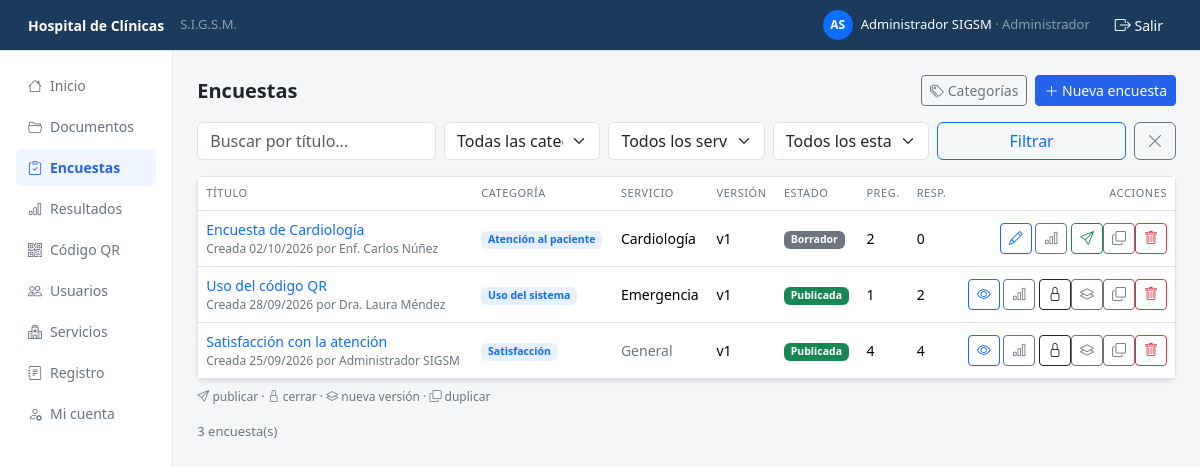
The app's page /presentacion/encuestas.php (signed in) with its own data.
### tables this page shows
CREATE TABLE encuesta (
    id             INT AUTO_INCREMENT PRIMARY KEY,
    titulo         VARCHAR(120) NOT NULL,
    descripcion    VARCHAR(300) NULL,
    estado         ENUM('borrador','publicada','cerrada') NOT NULL DEFAULT 'borrador',
    version        INT NOT NULL DEFAULT 1,
    fecha_creacion DATETIME NOT NULL,
    activo         TINYINT(1) NOT NULL DEFAULT 1,
    id_categoria   INT NULL,                   
    id_categoria_encuesta INT NULL,            
    id_origen      INT NULL,
    id_usuario     INT NOT NULL,               
    FOREIGN KEY (id_categoria) REFERENCES categoria(id),
    FOREIGN KEY (id_categoria_encuesta) REFERENCES categoria_encuesta(id),
    FOREIGN KEY (id_origen)    REFERENCES encuesta(id),
    FOREIGN KEY (id_usuario)   REFERENCES usuario(id)
);

CREATE TABLE usuario (
    id          INT AUTO_INCREMENT PRIMARY KEY,
    nombre      VARCHAR(80)  NOT NULL,
    email       VARCHAR(100) NOT NULL UNIQUE,
    contrasenia VARCHAR(255) NOT NULL,
    rol         ENUM('admin','medico','enfermera') NOT NULL DEFAULT 'enfermera',
    activo      TINYINT(1)   NOT NULL DEFAULT 1
);

CREATE TABLE categoria_encuesta (
    id     INT AUTO_INCREMENT PRIMARY KEY,
    nombre VARCHAR(60) NOT NULL UNIQUE,        
    activo TINYINT(1) NOT NULL DEFAULT 1
);

CREATE TABLE categoria (
    id     INT AUTO_INCREMENT PRIMARY KEY,
    nombre VARCHAR(80) NOT NULL UNIQUE,
    activo TINYINT(1) NOT NULL DEFAULT 1
);

### negocio/sesion.php (called while the page is built, shortened)
<?php
function hayUsuarioLogueado() {
    return isset($_SESSION['usuario']);
}
function esAdmin() {
    return hayUsuarioLogueado() && $_SESSION['usuario']['rol'] === 'admin';
}
function e($texto) {
    return htmlspecialchars((string) $texto, ENT_QUOTES, 'UTF-8');
}

### negocio/ayudas.php (called while the page is built, shortened)
<?php
function paginar($total, $porPagina, $paginaPedida) {
    $paginas = max(1, (int) ceil($total / $porPagina));
    $pagina  = min(max(1, (int) $paginaPedida), $paginas);
    return [
        'pagina'         => $pagina,
        'paginas'        => $paginas,
        'por_pagina'     => $porPagina,
        'desplazamiento' => ($pagina - 1) * $porPagina,
        'total'          => $total,
    ];
}
function enteroPositivo($valor) {
    return (is_string($valor) && ctype_digit($valor)) ? (int) $valor : 0;
}

### datos/Encuesta.php (called while the page is built, shortened)
<?php
class Encuesta {
    private $pdo;
    public function __construct($pdo) {
        $this->pdo = $pdo;
    }
    private function consultaBase() {
        return "SELECT e.id, e.titulo, e.descripcion, e.estado, e.version, e.fecha_creacion,
                       e.id_categoria, e.id_categoria_encuesta, e.id_origen, e.id_usuario,
                       c.nombre AS servicio, c.activo AS servicio_activo,
                       ce.nombre AS categoria_encuesta, ce.activo AS categoria_encuesta_activa,
                       u.nombre AS autor,
                       (SELECT COUNT(*) FROM pregunta p WHERE p.id_encuesta = e.id) AS preguntas,
                       (SELECT COUNT(*) FROM envio v WHERE v.id_encuesta = e.id) AS envios
                FROM encuesta e
                LEFT JOIN categoria c ON c.id = e.id_categoria
                LEFT JOIN categoria_encuesta ce ON ce.id = e.id_categoria_encuesta
                JOIN usuario u ON u.id = e.id_usuario
                WHERE e.activo = 1";
    }
    private function filtros($buscar, $idCategoria, $estado, $idTipo = '') {
        $sql = '';
        $valores = [];
        return [$sql, $valores];
    }
    public function listarPanel($buscar, $idCategoria, $estado, $limite, $desplazamiento, $idTipo = '') {
        list($condiciones, $valores) = $this->filtros($buscar, $idCategoria, $estado, $idTipo);
        $stmt = $this->pdo->prepare(
            $this->consultaBase() . $condiciones
            . " ORDER BY e.id DESC LIMIT " . (int) $limite . " OFFSET " . (int) $desplazamiento
        );
        $stmt->execute($valores);
        return $stmt->fetchAll();
    }
    public function contarPanel($buscar, $idCategoria, $estado, $idTipo = '') {
        list($condiciones, $valores) = $this->filtros($buscar, $idCategoria, $estado, $idTipo);
        $stmt = $this->pdo->prepare("SELECT COUNT(*) FROM encuesta e WHERE e.activo = 1" . $condiciones);
        $stmt->execute($valores);
        return (int) $stmt->fetchColumn();
    }
}

### presentacion/encuestas.php (the view, shortened to what this page needs)
<?php
require_once __DIR__ . '/_vista.php';
require_once __DIR__ . '/../datos/conexion.php';
require_once __DIR__ . '/../datos/Encuesta.php';
$buscar = trim($_GET['q'] ?? '');
$servicioPedido = $_GET['servicio'] ?? '';
$idCat = $servicioPedido === 'general' ? 'general' : (enteroPositivo($servicioPedido) ? (string) enteroPositivo($servicioPedido) : '');
$estado = in_array($_GET['estado'] ?? '', ['borrador', 'publicada', 'cerrada'], true) ? $_GET['estado'] : '';
$categoriaPedida = $_GET['categoria'] ?? '';
$idTipo = $categoriaPedida === 'sin' ? 'sin' : (enteroPositivo($categoriaPedida) ? (string) enteroPositivo($categoriaPedida) : '');
$encuestas = []; $servicios = []; $categoriasEnc = [];
$p = paginar(0, POR_PAGINA, 1);
try {
    $pdo = (new Conexion())->getConexion();
    $modelo = new Encuesta($pdo);
    $p = paginar($modelo->contarPanel($buscar, $idCat, $estado, $idTipo), POR_PAGINA, $_GET['pagina'] ?? 1);
    $encuestas = $modelo->listarPanel($buscar, $idCat, $estado, $p['por_pagina'], $p['desplazamiento'], $idTipo);
} catch (PDOException $e) {
    error_log('Error al listar encuestas: ' . $e->getMessage());
    guardarMensaje('No se pudieron leer las encuestas.', 'danger');
}
require __DIR__ . '/_cabecera.php';
?>
<div class="d-flex flex-wrap justify-content-between align-items-center gap-2 mb-3">
    <h5 class="fw-semibold mb-0">Encuestas</h5>
    <div class="d-flex gap-2">
        <a href="categorias_encuesta.php" class="btn btn-outline-secondary btn-sm"><i class="bi bi-tags"></i> Categorías</a>
        <button class="btn btn-hc btn-sm" data-bs-toggle="modal" data-bs-target="#modalEncuesta"><i class="bi bi-plus-lg"></i> Nueva encuesta</button>
    </div>
</div>
<form method="GET" class="row g-2 mb-3">
    <div class="col-12 col-md-3"><input type="search" name="q" value="<?= e($buscar) ?>" class="form-control" placeholder="Buscar por título..." maxlength="100"></div>
    <div class="col-6 col-md-2">
        <select name="categoria" class="form-select">
            <option value="">Todas las categorías</option>
        </select>
    </div>
    <div class="col-6 col-md-2">
        <select name="servicio" class="form-select">
            <option value="">Todos los servicios</option>
        </select>
    </div>
    <div class="col-6 col-md-2">
        <select name="estado" class="form-select">
            <option value="">Todos los estados</option>
        </select>
    </div>
    <div class="col-12 col-md-3 d-flex gap-2">
        <button class="btn btn-outline-primary flex-fill">Filtrar</button>
        <a href="encuestas.php" class="btn btn-outline-secondary" title="Limpiar"><i class="bi bi-x-lg"></i></a>
    </div>
</form>
<div class="card border shadow-sm"><div class="table-responsive">
<table class="table table-hover mb-0">
    <thead><tr><th>Título</th><th>Categoría</th><th>Servicio</th><th>Versión</th><th>Estado</th><th class="d-none d-md-table-cell">Preg.</th><th class="d-none d-md-table-cell">Resp.</th><th class="text-end">Acciones</th></tr></thead>
    <tbody>
    <?php foreach ($encuestas as $en): ?>
        <tr>
            <td><a href="encuesta_editar.php?id=<?= (int) $en['id'] ?>" class="text-decoration-none fw-medium"><?= e($en['titulo']) ?></a>
                <div class="text-secondary" style="font-size:12px;">Creada <?= e(date('d/m/Y', strtotime($en['fecha_creacion']))) ?> por <?= e($en['autor']) ?></div></td>
            <td><?= $en['categoria_encuesta'] ? '<span class="badge bg-primary bg-opacity-10 text-primary">' . e($en['categoria_encuesta']) . '</span>' : '<span class="text-secondary">—</span>' ?></td>
            <td><?= $en['servicio'] ? e($en['servicio']) . (!$en['servicio_activo'] ? ' <span class="badge bg-warning text-dark">de baja</span>' : '') : '<span class="text-secondary">General</span>' ?></td>
            <td>v<?= (int) $en['version'] ?></td>
            <td><?= etiquetaEstado($en['estado']) ?></td>
            <td class="d-none d-md-table-cell"><?= (int) $en['preguntas'] ?></td>
            <td class="d-none d-md-table-cell"><?= (int) $en['envios'] ?></td>
            <td class="text-end text-nowrap">
                <a class="btn btn-sm btn-outline-primary" href="encuesta_editar.php?id=<?= (int) $en['id'] ?>" title="<?= $en['estado'] === 'borrador' ? 'Editar' : 'Ver' ?>"><i class="bi bi-<?= $en['estado'] === 'borrador' ? 'pencil' : 'eye' ?>"></i></a>
                <a class="btn btn-sm btn-outline-secondary" href="resultados.php?encuesta=<?= (int) $en['id'] ?>" title="Resultados"><i class="bi bi-bar-chart"></i></a>
                <?php
                $id = $en['id'];
                if ($en['estado'] === 'borrador') {
                    botonPost('../negocio/cambiar_estado_encuesta.php', ['id' => $id, 'accion' => 'publicar'], '<i class="bi bi-send"></i>', 'btn btn-sm btn-outline-success', '¿Publicar la encuesta? Desde ese momento no se podrán cambiar sus preguntas.');
                } elseif ($en['estado'] === 'publicada') {
                    botonPost('../negocio/cambiar_estado_encuesta.php', ['id' => $id, 'accion' => 'cerrar'], '<i class="bi bi-lock"></i>', 'btn btn-sm btn-outline-dark', '¿Cerrar la encuesta? Ya no recibirá respuestas.');
                }
                if ($en['estado'] !== 'borrador') {
                    botonPost('../negocio/duplicar_encuesta.php', ['id' => $id, 'modo' => 'version'], '<i class="bi bi-layers"></i>', 'btn btn-sm btn-outline-secondary', 'Se creará una nueva versión en borrador para poder modificarla. ¿Continuar?');
                }
                if (esAdmin()) {
                    botonPost('../negocio/eliminar_encuesta.php', ['id' => $id], '<i class="bi bi-trash"></i>', 'btn btn-sm btn-outline-danger', '¿Eliminar la encuesta "' . $en['titulo'] . '"? Sus respuestas se conservan.');
                }
                ?>
            </td>
        </tr>
    <?php endforeach; ?>
    </tbody>
</table></div></div>
<p class="text-secondary mt-2 mb-3" style="font-size:12px;"><i class="bi bi-send"></i> publicar · <i class="bi bi-lock"></i> cerrar · <i class="bi bi-layers"></i> nueva versión · <i class="bi bi-copy"></i> duplicar</p>
<div class="d-flex flex-column flex-sm-row justify-content-between align-items-center gap-2">
    <span class="text-secondary" style="font-size:13px;"><?= (int) $p['total'] ?> encuesta(s)</span>
</div>
<?php
require __DIR__ . '/_pie.php'; ?>

### presentacion/_vista.php (shortened to what this page needs)
<?php
require_once __DIR__ . '/../negocio/sesion.php';
require_once __DIR__ . '/../negocio/ayudas.php';
function botonPost($url, $campos, $texto, $clase = 'btn btn-sm btn-outline-secondary', $confirmacion = '') {
    $onsubmit = $confirmacion !== '' ? ' onsubmit="return confirm(' . e(json_encode($confirmacion)) . ');"' : '';
    echo '<form method="POST" action="' . e($url) . '" class="d-inline"' . $onsubmit . '>' . campoCsrf();
    echo '<button type="submit" class="' . e($clase) . '">' . $texto . '</button></form>';
}
function etiquetaEstado($estado) {
    $colores = ['borrador' => 'secondary', 'publicada' => 'success', 'cerrada' => 'dark'];
    return '<span class="badge bg-' . ($colores[$estado] ?? 'secondary') . '">' . e(ucfirst($estado)) . '</span>';
}

### presentacion/_cabecera.php (style rules this page uses)
body { background-color: #F5F6F8; }
.btn-hc { --bs-btn-bg: #2563EB; --bs-btn-border-color: #2563EB; --bs-btn-color: #fff; --bs-btn-hover-bg: #1D4ED8; --bs-btn-hover-border-color: #1D4ED8; --bs-btn-hover-color: #fff; }
.table th { font-size:11px; text-transform:uppercase; letter-spacing:0.05em; color:#6B7280; font-weight:500; }
.table td { font-size:14px; vertical-align:middle; }

### records on screen
encuesta: titulo "Encuesta de Cardiología", fecha_creacion "02/10/2026", id_usuario.nombre "Enf. Carlos Núñez", id_categoria_encuesta.nombre "Atención al paciente", id_categoria.nombre "Cardiología", version "1", estado "Borrador", preguntas "2", envios "0"
encuesta: titulo "Uso del código QR", fecha_creacion "28/09/2026", id_usuario.nombre "Dra. Laura Méndez", id_categoria_encuesta.nombre "Uso del sistema", id_categoria.nombre "Emergencia", version "1", estado "Publicada", preguntas "1", envios "2"
encuesta: titulo "Satisfacción con la atención", fecha_creacion "25/09/2026", id_usuario.nombre "Administrador SIGSM", id_categoria_encuesta.nombre "Satisfacción", shows "General", version "1", estado "Publicada", preguntas "4", envios "4"

### other values on screen
$iniciales "AS"
$nombreUsuario "Administrador SIGSM"
$nombreRol "Administrador"
$item[2] "Inicio"
$item[2] "Documentos"
$item[2] "Encuestas"
$item[2] "Resultados"
$item[2] "Código QR"
$item[2] "Usuarios"
$item[2] "Servicios"
$item[2] "Registro"
$item[2] "Mi cuenta"
$p['total'] "3"
